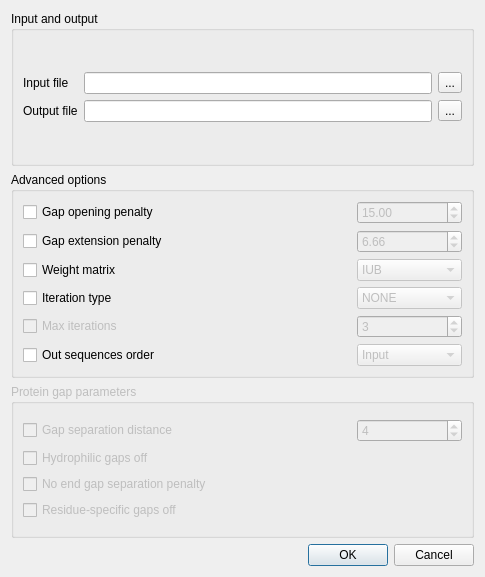
<?xml version="1.0" encoding="UTF-8"?>
<ui version="4.0">
 <class>ClustalWSupportRunDialog</class>
 <widget class="QDialog" name="ClustalWSupportRunDialog">
  <property name="geometry">
   <rect>
    <x>0</x>
    <y>0</y>
    <width>485</width>
    <height>577</height>
   </rect>
  </property>
  <property name="minimumSize">
   <size>
    <width>400</width>
    <height>0</height>
   </size>
  </property>
  <property name="maximumSize">
   <size>
    <width>40067</width>
    <height>448567</height>
   </size>
  </property>
  <property name="windowTitle">
   <string>Align with ClustalW</string>
  </property>
  <layout class="QVBoxLayout" name="verticalLayout_2">
   <item>
    <layout class="QVBoxLayout" name="verticalLayout">
     <item>
      <widget class="QGroupBox" name="inputGroupBox">
       <property name="title">
        <string>Input and output</string>
       </property>
       <layout class="QGridLayout" name="gridLayout_10">
        <item row="0" column="0">
         <layout class="QGridLayout" name="gridLayout_9">
          <item row="0" column="0">
           <widget class="QLabel" name="inputFileLabel">
            <property name="text">
             <string>Input file</string>
            </property>
           </widget>
          </item>
          <item row="0" column="1">
           <widget class="QLineEdit" name="inputFileLineEdit"/>
          </item>
          <item row="0" column="2">
           <widget class="QToolButton" name="inputFilePathButton">
            <property name="text">
             <string>...</string>
            </property>
           </widget>
          </item>
          <item row="1" column="0">
           <widget class="QLabel" name="outputFileLabel">
            <property name="text">
             <string>Output file</string>
            </property>
           </widget>
          </item>
          <item row="1" column="1">
           <widget class="QLineEdit" name="outputFileLineEdit">
            <property name="maximumSize">
             <size>
              <width>16777214</width>
              <height>16777215</height>
             </size>
            </property>
           </widget>
          </item>
          <item row="1" column="2">
           <widget class="QToolButton" name="outputFilePathButton">
            <property name="text">
             <string>...</string>
            </property>
           </widget>
          </item>
         </layout>
        </item>
       </layout>
      </widget>
     </item>
     <item>
      <widget class="QGroupBox" name="groupBox">
       <property name="title">
        <string>Advanced options</string>
       </property>
       <layout class="QGridLayout" name="gridLayout_8">
        <item row="0" column="0">
         <layout class="QGridLayout" name="gridLayout_7">
          <item row="0" column="0">
           <layout class="QGridLayout" name="gridLayout">
            <item row="0" column="0">
             <widget class="QCheckBox" name="gapOpenCheckBox">
              <property name="text">
               <string>Gap opening penalty</string>
              </property>
             </widget>
            </item>
            <item row="0" column="1">
             <spacer name="horizontalSpacer_2">
              <property name="orientation">
               <enum>Qt::Horizontal</enum>
              </property>
              <property name="sizeHint" stdset="0">
               <size>
                <width>98</width>
                <height>16</height>
               </size>
              </property>
             </spacer>
            </item>
            <item row="0" column="2">
             <widget class="QDoubleSpinBox" name="gapOpenSpinBox">
              <property name="enabled">
               <bool>false</bool>
              </property>
              <property name="minimumSize">
               <size>
                <width>105</width>
                <height>0</height>
               </size>
              </property>
              <property name="maximum">
               <double>100.000000000000000</double>
              </property>
              <property name="value">
               <double>15.000000000000000</double>
              </property>
             </widget>
            </item>
           </layout>
          </item>
          <item row="1" column="0">
           <layout class="QGridLayout" name="gridLayout_2">
            <item row="0" column="0">
             <widget class="QCheckBox" name="gapExtCheckBox">
              <property name="text">
               <string>Gap extension penalty</string>
              </property>
             </widget>
            </item>
            <item row="0" column="1">
             <spacer name="horizontalSpacer_3">
              <property name="orientation">
               <enum>Qt::Horizontal</enum>
              </property>
              <property name="sizeHint" stdset="0">
               <size>
                <width>88</width>
                <height>16</height>
               </size>
              </property>
             </spacer>
            </item>
            <item row="0" column="2">
             <widget class="QDoubleSpinBox" name="gapExtSpinBox">
              <property name="enabled">
               <bool>false</bool>
              </property>
              <property name="minimumSize">
               <size>
                <width>105</width>
                <height>0</height>
               </size>
              </property>
              <property name="maximum">
               <double>10.000000000000000</double>
              </property>
              <property name="value">
               <double>6.660000000000000</double>
              </property>
             </widget>
            </item>
           </layout>
          </item>
          <item row="2" column="0">
           <layout class="QGridLayout" name="gridLayout_3">
            <item row="0" column="0">
             <widget class="QCheckBox" name="weightMatrixCheckBox">
              <property name="text">
               <string>Weight matrix</string>
              </property>
             </widget>
            </item>
            <item row="0" column="1">
             <spacer name="horizontalSpacer_4">
              <property name="orientation">
               <enum>Qt::Horizontal</enum>
              </property>
              <property name="sizeHint" stdset="0">
               <size>
                <width>128</width>
                <height>16</height>
               </size>
              </property>
             </spacer>
            </item>
            <item row="0" column="2">
             <widget class="QComboBox" name="weightMatrixComboBox">
              <property name="enabled">
               <bool>false</bool>
              </property>
              <property name="minimumSize">
               <size>
                <width>105</width>
                <height>0</height>
               </size>
              </property>
              <item>
               <property name="text">
                <string>IUB</string>
               </property>
              </item>
              <item>
               <property name="text">
                <string>CLUSTALW</string>
               </property>
              </item>
             </widget>
            </item>
           </layout>
          </item>
          <item row="3" column="0">
           <layout class="QGridLayout" name="gridLayout_4">
            <item row="0" column="0">
             <widget class="QCheckBox" name="iterationTypeCheckBox">
              <property name="text">
               <string>Iteration type</string>
              </property>
             </widget>
            </item>
            <item row="0" column="1">
             <spacer name="horizontalSpacer_5">
              <property name="orientation">
               <enum>Qt::Horizontal</enum>
              </property>
              <property name="sizeHint" stdset="0">
               <size>
                <width>128</width>
                <height>16</height>
               </size>
              </property>
             </spacer>
            </item>
            <item row="0" column="2">
             <widget class="QComboBox" name="iterationTypeComboBox">
              <property name="enabled">
               <bool>false</bool>
              </property>
              <property name="minimumSize">
               <size>
                <width>105</width>
                <height>0</height>
               </size>
              </property>
              <item>
               <property name="text">
                <string>NONE</string>
               </property>
              </item>
              <item>
               <property name="text">
                <string>TREE</string>
               </property>
              </item>
              <item>
               <property name="text">
                <string>ALIGNMENT</string>
               </property>
              </item>
             </widget>
            </item>
           </layout>
          </item>
          <item row="4" column="0">
           <layout class="QGridLayout" name="gridLayout_5">
            <item row="0" column="0">
             <widget class="QCheckBox" name="maxIterationsCheckBox">
              <property name="enabled">
               <bool>false</bool>
              </property>
              <property name="cursor">
               <cursorShape>ArrowCursor</cursorShape>
              </property>
              <property name="text">
               <string>Max iterations</string>
              </property>
             </widget>
            </item>
            <item row="0" column="1">
             <spacer name="horizontalSpacer_6">
              <property name="orientation">
               <enum>Qt::Horizontal</enum>
              </property>
              <property name="sizeHint" stdset="0">
               <size>
                <width>128</width>
                <height>16</height>
               </size>
              </property>
             </spacer>
            </item>
            <item row="0" column="2">
             <widget class="QSpinBox" name="maxIterationsSpinBox">
              <property name="enabled">
               <bool>false</bool>
              </property>
              <property name="minimumSize">
               <size>
                <width>105</width>
                <height>0</height>
               </size>
              </property>
              <property name="minimum">
               <number>1</number>
              </property>
              <property name="maximum">
               <number>999</number>
              </property>
              <property name="value">
               <number>3</number>
              </property>
             </widget>
            </item>
           </layout>
          </item>
          <item row="5" column="0">
           <layout class="QGridLayout" name="gridLayout_6">
            <item row="0" column="0">
             <widget class="QCheckBox" name="outOrderCheckBox">
              <property name="text">
               <string>Out sequences order</string>
              </property>
             </widget>
            </item>
            <item row="0" column="1">
             <spacer name="horizontalSpacer_7">
              <property name="orientation">
               <enum>Qt::Horizontal</enum>
              </property>
              <property name="sizeHint" stdset="0">
               <size>
                <width>98</width>
                <height>17</height>
               </size>
              </property>
             </spacer>
            </item>
            <item row="0" column="2">
             <widget class="QComboBox" name="outOrderComboBox">
              <property name="enabled">
               <bool>false</bool>
              </property>
              <property name="minimumSize">
               <size>
                <width>105</width>
                <height>0</height>
               </size>
              </property>
              <item>
               <property name="text">
                <string>Input</string>
               </property>
              </item>
              <item>
               <property name="text">
                <string>Aligned</string>
               </property>
              </item>
             </widget>
            </item>
           </layout>
          </item>
         </layout>
        </item>
       </layout>
      </widget>
     </item>
     <item>
      <widget class="QGroupBox" name="proteinGapParamGroupBox">
       <property name="enabled">
        <bool>false</bool>
       </property>
       <property name="title">
        <string>Protein gap parameters</string>
       </property>
       <layout class="QGridLayout" name="gridLayout_13">
        <item row="0" column="0">
         <layout class="QGridLayout" name="gridLayout_12">
          <item row="0" column="0">
           <layout class="QGridLayout" name="gridLayout_11">
            <item row="0" column="0">
             <widget class="QCheckBox" name="gapDistancesCheckBox">
              <property name="text">
               <string>Gap separation distance</string>
              </property>
             </widget>
            </item>
            <item row="0" column="1">
             <spacer name="horizontalSpacer_8">
              <property name="orientation">
               <enum>Qt::Horizontal</enum>
              </property>
              <property name="sizeHint" stdset="0">
               <size>
                <width>118</width>
                <height>20</height>
               </size>
              </property>
             </spacer>
            </item>
            <item row="0" column="2">
             <widget class="QSpinBox" name="gapDistancesSpinBox">
              <property name="enabled">
               <bool>false</bool>
              </property>
              <property name="minimumSize">
               <size>
                <width>105</width>
                <height>0</height>
               </size>
              </property>
              <property name="minimum">
               <number>1</number>
              </property>
              <property name="maximum">
               <number>10</number>
              </property>
              <property name="value">
               <number>4</number>
              </property>
             </widget>
            </item>
           </layout>
          </item>
          <item row="1" column="0">
           <widget class="QCheckBox" name="hydrophilicGapsOffCheckBox">
            <property name="text">
             <string>Hydrophilic gaps off</string>
            </property>
           </widget>
          </item>
          <item row="2" column="0">
           <widget class="QCheckBox" name="endGapsCheckBox">
            <property name="text">
             <string>No end gap separation penalty</string>
            </property>
           </widget>
          </item>
          <item row="3" column="0">
           <widget class="QCheckBox" name="residueSpecificGapsOffCheckBox">
            <property name="text">
             <string>Residue-specific gaps off</string>
            </property>
           </widget>
          </item>
         </layout>
        </item>
       </layout>
      </widget>
     </item>
    </layout>
   </item>
   <item>
    <widget class="QDialogButtonBox" name="buttonBox">
     <property name="standardButtons">
      <set>QDialogButtonBox::Cancel|QDialogButtonBox::Ok</set>
     </property>
    </widget>
   </item>
  </layout>
 </widget>
 <resources/>
 <connections>
  <connection>
   <sender>gapOpenCheckBox</sender>
   <signal>toggled(bool)</signal>
   <receiver>gapOpenSpinBox</receiver>
   <slot>setEnabled(bool)</slot>
   <hints>
    <hint type="sourcelabel">
     <x>108</x>
     <y>48</y>
    </hint>
    <hint type="destinationlabel">
     <x>290</x>
     <y>48</y>
    </hint>
   </hints>
  </connection>
  <connection>
   <sender>gapExtCheckBox</sender>
   <signal>toggled(bool)</signal>
   <receiver>gapExtSpinBox</receiver>
   <slot>setEnabled(bool)</slot>
   <hints>
    <hint type="sourcelabel">
     <x>108</x>
     <y>81</y>
    </hint>
    <hint type="destinationlabel">
     <x>290</x>
     <y>81</y>
    </hint>
   </hints>
  </connection>
  <connection>
   <sender>gapDistancesCheckBox</sender>
   <signal>toggled(bool)</signal>
   <receiver>gapDistancesSpinBox</receiver>
   <slot>setEnabled(bool)</slot>
   <hints>
    <hint type="sourcelabel">
     <x>108</x>
     <y>156</y>
    </hint>
    <hint type="destinationlabel">
     <x>290</x>
     <y>156</y>
    </hint>
   </hints>
  </connection>
  <connection>
   <sender>maxIterationsCheckBox</sender>
   <signal>toggled(bool)</signal>
   <receiver>maxIterationsSpinBox</receiver>
   <slot>setEnabled(bool)</slot>
   <hints>
    <hint type="sourcelabel">
     <x>108</x>
     <y>147</y>
    </hint>
    <hint type="destinationlabel">
     <x>290</x>
     <y>147</y>
    </hint>
   </hints>
  </connection>
  <connection>
   <sender>weightMatrixCheckBox</sender>
   <signal>toggled(bool)</signal>
   <receiver>weightMatrixComboBox</receiver>
   <slot>setEnabled(bool)</slot>
   <hints>
    <hint type="sourcelabel">
     <x>108</x>
     <y>114</y>
    </hint>
    <hint type="destinationlabel">
     <x>290</x>
     <y>114</y>
    </hint>
   </hints>
  </connection>
  <connection>
   <sender>iterationTypeCheckBox</sender>
   <signal>toggled(bool)</signal>
   <receiver>iterationTypeComboBox</receiver>
   <slot>setEnabled(bool)</slot>
   <hints>
    <hint type="sourcelabel">
     <x>108</x>
     <y>147</y>
    </hint>
    <hint type="destinationlabel">
     <x>290</x>
     <y>147</y>
    </hint>
   </hints>
  </connection>
  <connection>
   <sender>iterationTypeCheckBox</sender>
   <signal>toggled(bool)</signal>
   <receiver>maxIterationsCheckBox</receiver>
   <slot>setEnabled(bool)</slot>
   <hints>
    <hint type="sourcelabel">
     <x>108</x>
     <y>147</y>
    </hint>
    <hint type="destinationlabel">
     <x>108</x>
     <y>178</y>
    </hint>
   </hints>
  </connection>
  <connection>
   <sender>outOrderCheckBox</sender>
   <signal>toggled(bool)</signal>
   <receiver>outOrderComboBox</receiver>
   <slot>setEnabled(bool)</slot>
   <hints>
    <hint type="sourcelabel">
     <x>108</x>
     <y>209</y>
    </hint>
    <hint type="destinationlabel">
     <x>290</x>
     <y>209</y>
    </hint>
   </hints>
  </connection>
  <connection>
   <sender>buttonBox</sender>
   <signal>accepted()</signal>
   <receiver>ClustalWSupportRunDialog</receiver>
   <slot>accept()</slot>
   <hints>
    <hint type="sourcelabel">
     <x>242</x>
     <y>556</y>
    </hint>
    <hint type="destinationlabel">
     <x>242</x>
     <y>288</y>
    </hint>
   </hints>
  </connection>
  <connection>
   <sender>buttonBox</sender>
   <signal>rejected()</signal>
   <receiver>ClustalWSupportRunDialog</receiver>
   <slot>reject()</slot>
   <hints>
    <hint type="sourcelabel">
     <x>242</x>
     <y>556</y>
    </hint>
    <hint type="destinationlabel">
     <x>242</x>
     <y>288</y>
    </hint>
   </hints>
  </connection>
 </connections>
</ui>
